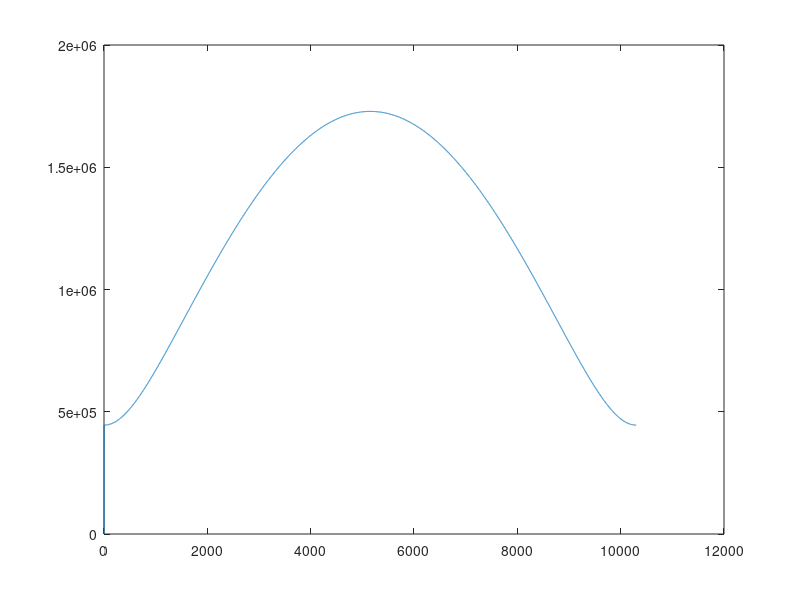

Here is the MATLAB script that generated this plot:
%function [X_COORD, Y_COORD] = translunar_injection()

clear all

    EARTH_ORBIT = 6569.3e3; % Parking orbit of the Earth
    MOON_ORBIT = 1848e3; % Orbit of the Moon
    EARTH_MOON_DIST = 384400e3; % Distance from the Earth to the Moon
    X_COORD(1) = 0; % Starting point at x=0
    Y_COORD(1) = 0; % Starting point at y=0
    G = 6.673e-11;
    
    % Initialise the time array
    dt = 1;
    TIME = 0:dt:10300;
    
    % Calculating the geometrical properties of the elliptical orbit during
    % the Hohmann transfer to the Moon
    %
    % here
    
    % Properties of the elliptical orbit during the Hohman transfer from
    % Earth's parking orbit to the large orbit which coincides with Moon's
    % orbit:
    SEMI_MAJOR_AXIS = 194560e3; % (a)
    SEMI_MINOR_AXIS = 50129.61e3; % (b)
    ECCENTRICITY = 0.966237; % Calculated from geometry (e)
    ASCENDING_NODE = 1.12; % Longitude of ascending node (OMEGA)
    ARG_PERICENTRE = 1.23; % Argument of pericentre (omega)
    INCLINATION = 0; % Angle between the equator and the orbit (i)
    % True anomaly (v) also needs to be found but its value changes when the
    % location of the rocket changes so its values will be found within the
    % for-loop below
    
    dE = pi/10300;
    E = 0:dE:pi; % This assumes a constant angular velocity about the centre point of the big circle

    MASS_EARTH = 5.9724e24;
    
    for i = 1:length(TIME)

        TRUE_ANOMALY(i) = 2*atan(sqrt((1+ECCENTRICITY)/(1-ECCENTRICITY)).*tan((E(i))/2));
        r(i) = (SEMI_MAJOR_AXIS*(1+ECCENTRICITY^2))./(1+ECCENTRICITY.*cos(TRUE_ANOMALY(i)));
        
        X_COORD(i+1) = r(i).*(cos(TRUE_ANOMALY(i) + ARG_PERICENTRE)*cos(ASCENDING_NODE) - ...
        sin(TRUE_ANOMALY(i) + ARG_PERICENTRE)*sin(ASCENDING_NODE)*cos(INCLINATION));
        
        Y_COORD(i+1) = r(i).*(cos(TRUE_ANOMALY(i) + ARG_PERICENTRE)*sin(ASCENDING_NODE) + ...
        sin(TRUE_ANOMALY(i) + ARG_PERICENTRE)*cos(ASCENDING_NODE)*cos(INCLINATION));
        
        %add comments here
    
        %VELOCITY(i) = sqrt((MASS_EARTH*G).*((2/r(i))-(1/SEMI_MAJOR_AXIS)));
        
    end
    
    INITIAL_ERROR_X = X_COORD(2)-X_COORD(1);
    
    for i = 1:length(X_COORD)-1
        X_COORD(i+1) = X_COORD(i+1) - INITIAL_ERROR_X;
    end
    
    INITIAL_ERROR_Y = Y_COORD(2)-Y_COORD(1);
    
    for i = 1:length(Y_COORD)-1
        Y_COORD(i+1) = Y_COORD(i+1) - INITIAL_ERROR_Y;
    end
    %figure(1)
    %comet(X_COORD,Y_COORD)
    
    %VELOCITY(1) = 7.7889e+03;
    for i = 1:length(TIME)-1
        R(i) = sqrt((Y_COORD(i).^2)+((X_COORD(i)-EARTH_ORBIT).^2));
        VELOCITY(i+1) = sqrt((MASS_EARTH*G).*((2/R(i))-(1/SEMI_MAJOR_AXIS)));
    end
    figure(2)
    %plot(TIME,VELOCITY)
    % Draw x and y which represent the path of the rocket in 2D
    for i = 1:length(TIME)-1
        Vel(i+1) = sqrt((X_COORD(i+1)-X_COORD(i)).^2+((Y_COORD(i+1)-Y_COORD(i)).^2));
    end
    plot(TIME,Vel)
%end
    va = sqrt(((G*MASS_EARTH)/SEMI_MAJOR_AXIS)*((1-ECCENTRICITY)/(1+ECCENTRICITY)))
    vp = sqrt(((G*MASS_EARTH)/SEMI_MAJOR_AXIS)*((1+ECCENTRICITY)/(1-ECCENTRICITY)))